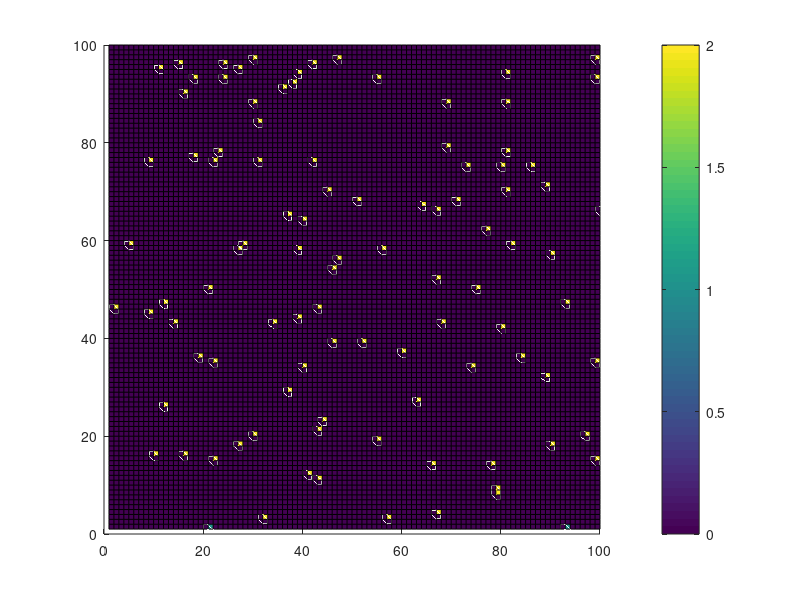

Recreate this plot in MATLAB. (Note: this script raises an error after producing the figure.)
% cellular model that will ultimately be a spatially distributed albedo
% scheme

% 1. set up random grid
% 2. update by growing blooms probabalistically
% 3. use values in grid to call appropriate snicar
% 4. iteratively update second grid with albedo values

% %% TODOS
    % Deal with edge effects (-1s and +1s can push the indexing out of grid
    % range, currently counter starts at 2 and ends at i,j -1, but this
    % leads to a border that doesn't update)

%%%%%%%%%%%%%%%%%%%%%%%%%%%%%%%%%%%%%%%%%%%%%%%%%%%%%%%%%%%%%%%%%%%%%%%%%%%
figure
hold on

% %% Set up grid
meanlist = []; % list to append mean grid value to for surface-class grid

gridsize = 10000; % total grid area (no. cells)
gridx = 100; % length of x-axis
gridy= 100; % length of y-axis
alg_frac = 1; % percentage of algal coverage at start of experiment (all initialise as light algae: class 1)
non_alg_frac = gridsize-alg_frac; % residual = non-algal, assumed clean

% create grid by randomly spacing 1's and 2's in a 10x10 grid
alg_pixels = gridsize*(alg_frac/100) 
non_alg_pixels = gridsize-alg_pixels

grid = reshape([zeros(non_alg_pixels,1) ; ones(alg_pixels,1)],gridx,gridy) ;
grid(:) = grid(randperm(numel(grid))) ;

for counter = 1:1:12
    rand = randi(100,1); % return one pseudorandom integer between 1-100
    for i = 2:1:gridx-1  %%%% NEED TO DEAL WITH EDGES BETTER!!!!
        for j = 2:1:gridy-1 %%%% NEED TO DEAL WITH EDGES BETTER!!!!        
            
            if grid(i,j) == 0   % if cell = 0, 10% chance of bloom initiation, otherwise stay clean
                if rand == 1
                    grid(i,j) = grid(i,j)+1;
                else
                    grid(i,j) = grid(i,j);
                end
                
            elseif grid(i,j) < 10 % if cell is between 1 and 10, 40% chance of increasing in situ
                if rand < 30
                    grid(i,j) = grid(i,j)+1;
                elseif rand > 30 && rand < 80 % 40 % chance of bloom spreading, not darkening
                    rand1 = randi(8,1); % each neighbour has equal chance of being colonised
                    if rand1 == 1
                        grid(i,j+1) = grid(i,j+1)+1;
                    elseif rand1 == 2
                        grid(i,j-1) = grid(i,j-1)+1;
                    elseif rand1 == 3
                        grid(i+1,j+1) = grid(i+1,j+1)+1;
                    elseif rand1 == 4
                        grid(i+1,j-1) = grid(i+1,j-1)+1;
                    elseif rand1 == 5
                        grid(i+1,j) = grid(i+1,j)+1;
                    elseif rand1 == 6
                        grid(i-1,j) = grid(i-1,j)+1;
                    elseif rand1 == 7
                        grid(i-1,j-1) = grid(i-1,j-1)+1
                    elseif rand1 == 8
                        grid(i-1,j+1) = grid(i,j+1)+1
                    end

            elseif grid(i,j) == 10 % if cell value is 10 bloom can only grow by spreading
                if i < gridx && j < gridy && i >1 && j >1
                    if rand1 == 1
                        grid(i,j+1) = grid(i,j+1)+1;
                    elseif rand1 == 2
                        grid(i,j-1) = grid(i,j-1)+1;
                    elseif rand1 == 3
                        grid(i+1,j+1) = grid(i+1,j+1)+1;
                    elseif rand1 == 4
                        grid(i+1,j-1) = grid(i+1,j-1)+1;
                    elseif rand1 == 5
                        grid(i+1,j) = grid(i+1,j)+1;
                    elseif rand1 == 6
                        grid(i-1,j) = grid(i-1,j)+1;
                    elseif rand1 == 7
                        grid(i-1,j-1) = grid(i-1,j-1)+1;
                    elseif rand1 == 8
                        grid(i-1,j+1) = grid(i,j+1)+1;
                    end
                else
                    grid(i,j) = grid(i,j);
                end
                end
            end
        end
    end
                
    meanlist(counter) = mean2(grid);
    surf(grid);
    view(2);
    cbar = colorbar;
    cbar.Limits=[0,10];
    caxis([0,10]);
    drawnow
    pause(0.1)
    

    
    % calls to SNICAR should go in here: populate second grid with albedos
    
    
end
